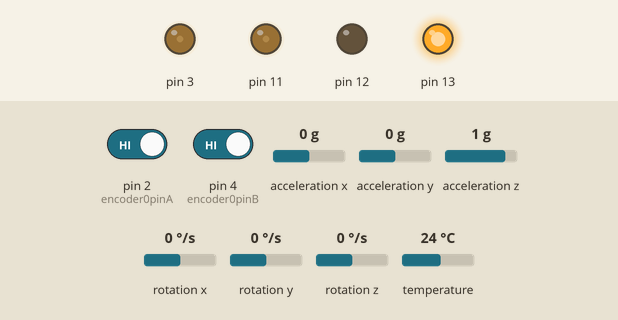
Recording of a sketch running on a simulated Arduino Leonardo, built with avr-gcc and run on an emulated ATmega32U4. Parts: output pins drawn as LEDs (lit = HIGH). Inputs (shaded band) come from the test bench; at power-on: acceleration z 1 g, acceleration y 0 g, pin 2 (encoder0pinA) HIGH, pin 4 (encoder0pinB) HIGH, acceleration x 0 g, rotation x 0 °/s, rotation y 0 °/s, rotation z 0 °/s, temperature 24 °C. What the sketch prints to the serial monitor is not drawn.

Above: at 1.3 s.
1.4 s: acceleration z set to -1.4 g
At 2.4 s:
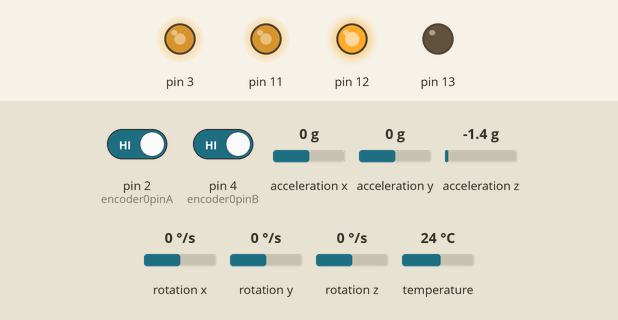
3.2 s: acceleration y set to -1.4 g
At 4.3 s:
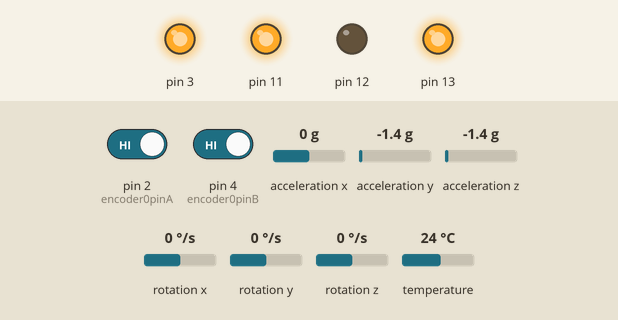
4.7 s: acceleration y set to 0.8 g
At 5.9 s:
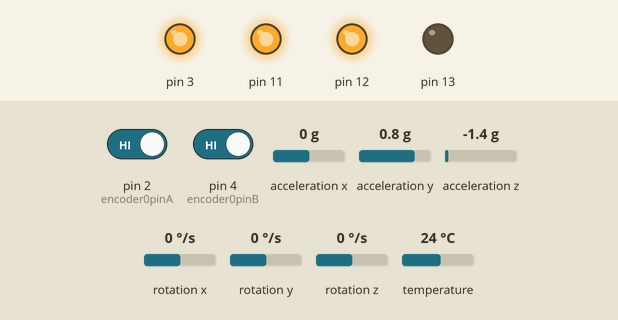
6.2 s: acceleration y set to -0.1 g
At 7.3 s:
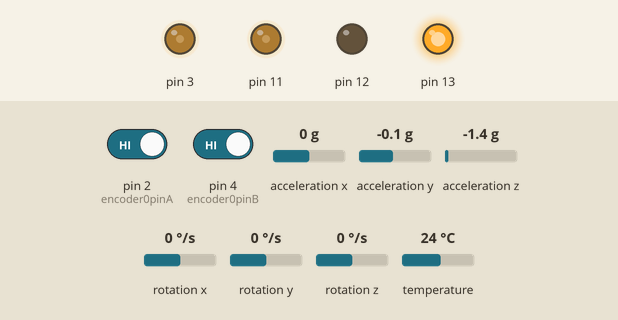
8.2 s: acceleration y set to -0.8 g
At 9.2 s:
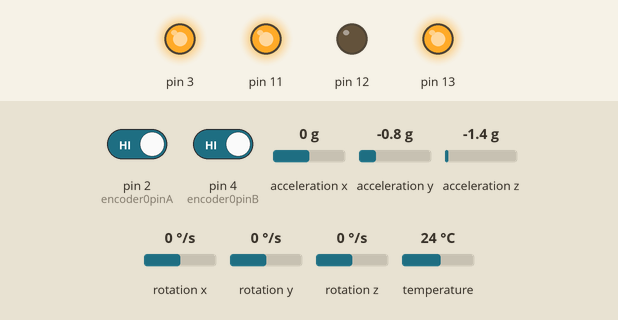
Timing chart, 0 to 10.7 s (numbered marks = the images above; inputs shaded):
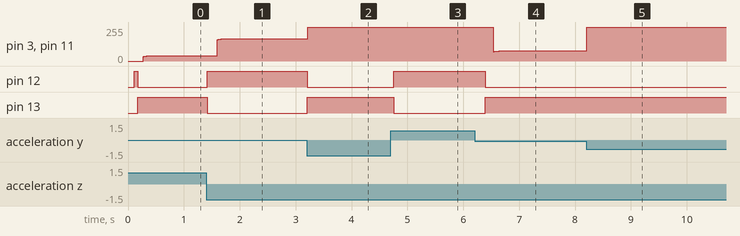

The sketch:

PID_controller.ino
```cpp
// Basic demo for accelerometer readings from Adafruit MPU6050

#include <Adafruit_MPU6050.h>
#include <Adafruit_Sensor.h>
#include <Wire.h>

Adafruit_MPU6050 mpu; //initialize IMU object
// bounds for PWM values - used to clip input to analogWrite()
#define maxPWM  255
#define minPWM  0

#define dt  0.0033 //found empirically, probably a bit off but close enough

// constant used to blend accelerometer & gyroscope angle estimates
//(1-alpha)*angle_gyro
#define alpha  0.05

// constants for calculating distance travelled from encoder ticks
#define TICKS_PER_REV  1920
#define WHEEL_RADIUS   0.033  // [m]
#define WHEEL_CIRCUMF  0.2073 // [m]

byte newEncoderData = 0;

// initialize variables
float angle = 0.0;
int last_output = 0;

// encoder variables
const byte encoder0pinA = 2;//A pin -> the interrupt pin 0
const byte encoder0pinB = 4;//B pin -> the digital pin 3
byte encoder0PinALast;
int duration = 0;//the number of the pulses
boolean Direction;//the rotation direction

long wheel_pos = 0; // distance travelled by wheel (in encoder ticks)
long wheel_pos_last = 0; // last position of wheels (for calculating d term)
long desired_pos = TICKS_PER_REV * 0.0 / WHEEL_CIRCUMF; //position in ticks to drive robot to (pos initially in m)

void setup(void) {

  // open Serial interface
  Serial.begin(115200);

  EncoderInit();

  while (!Serial)
    delay(10); // will pause Zero, Leonardo, etc until serial console opens

  // IMU library tries to connect and read data
  Serial.println("Adafruit MPU6050 test!");

  // Try to initialize!
  if (!mpu.begin()) {
    Serial.println("Failed to find MPU6050 chip");
    while (1) {
      delay(10);
    }
  }
  Serial.println("MPU6050 Found!");


  // set IMU parameters
  mpu.setAccelerometerRange(MPU6050_RANGE_8_G); // options:  +- 2, 4, 8, 16 [G]
  mpu.setGyroRange(MPU6050_RANGE_500_DEG);      // options:  250, 500, 1000, 2000 [DEG]
  mpu.setFilterBandwidth(MPU6050_BAND_21_HZ);   // options:  260, 184, 94, 44, 21, 10, 5 [Hz]
  Serial.println("");
  delay(100);

  // toggle pins connected to motor controller to output
  pinMode(12, OUTPUT);
  pinMode(13, OUTPUT);
}

/*
 * Initialize encoder pins
 */
void EncoderInit()
{
  Direction = true;//default -> Forward
  pinMode(encoder0pinB,INPUT);
  attachInterrupt(0, readEncoder, CHANGE);
}

/*
 * Interrupt routine for reading encoder data
 */
void readEncoder()
{
//  newEncoderData = PIND;
  int Lstate = digitalRead(encoder0pinA);
  if((encoder0PinALast == LOW) && Lstate==HIGH)
  {
    int val = digitalRead(encoder0pinB);
    if(val == LOW && Direction)
    {
      Direction = false; //Reverse
    }
    else if(val == HIGH && !Direction)
    {
      Direction = true;  //Forward
    }
  }
  encoder0PinALast = Lstate;

  if(!Direction)  wheel_pos++;
  else  wheel_pos--;
}

/*
 *  Read accelerometer and gyroscope data from IMU
 */
void readSensors(double *gyro_x){
  /* Get new sensor events with the readings */
  sensors_event_t a, g, temp;
  mpu.getEvent(&a, &g, &temp);

  // correct for IMU offsets (determined experimentally)
  double y_accel = a.acceleration.y + 0.41;
  double z_accel = a.acceleration.z +  1.76;
  *gyro_x += g.gyro.x + 0.05;

  // calculate accelerometer & gyroscope angle estimates
  double angle_accel = atan(y_accel / z_accel);
  double angle_gyro = angle + *gyro_x * dt;

  // blend two estimates together
  angle = (1 - alpha) * (angle_gyro) + alpha*angle_accel;

}

/*
 *  Calculate PWM duty cycle to apply to motore given estimated angular position & velocity
 */
float attitude_PID(float *PID_PWM, const float gyro_x){
  // determine error terms using IMU readings
  float D_error = -gyro_x;
  float error = -(angle-0.03);

  // determine P, I, and D terms using errors and gains
  float P = -3000 * error;
  float I = 0 * last_output;
  float D = -300 * D_error;

  // sum P I D terms to get desired PWM output to motors
  *PID_PWM = P + I + D; //apply positional PID here

  return D_error;
}

// get sign of a number
template <typename T> int sgn(T val) {
    return (T(0) < val) - (val < T(0));
}

/*
 * Calculate desired PWM for position PID
 */
 void position_PID(float *POS_PWM){
  float P = (desired_pos - wheel_pos);
  float D = 0;
  // only drive toward position if over 500 ticks away (~5 cm)
  if (abs(P) > 250){
    float wheel_vel = (wheel_pos - wheel_pos_last) / dt;
    D = -(500 * sgn(P) - wheel_vel);
  }

  /*
   *  - make D term larger in gain (looks like it might be already?)
   *  - if pos off by >100 (or something like that) make des vel 0.1 m/s or something
   *     - right now tries to keep vel close to 0 which isn't good
   *     - maybe ditch P term all together?
   */

  *POS_PWM = D;

  clamp_pos_PWM(POS_PWM);

  Serial.println(D);

  wheel_pos_last = wheel_pos;
 }

 /*
  * clamp position PWM to a resonable range (-100,100)
  */
  void clamp_pos_PWM(float *PWM_position){
    float max_val = 100.0;

    if(*PWM_position > max_val){
      *PWM_position = max_val;
    } else if (*PWM_position < -max_val){
      *PWM_position = -max_val;
    }
  }

void loop() {

  double angle = 0;
  double gyro_x = 0;

  readSensors(&gyro_x);

  float PID_PWM = 0.0;
  float PWM_attitude = 0.0;
  float PWM_position = 0.0;
  int outPWM = 0;
  float D_error = attitude_PID(&PWM_attitude, gyro_x);
  position_PID(&PWM_position);

  PID_PWM = PWM_attitude + PWM_position; // offset corrects for robot being slightly off-balance (will vary between bots)

  // force positive since analogWrite only takes values in range (0,255)
  outPWM = abs(PID_PWM);

    // clip PWM value at limits of range (0 and 255)
  if (outPWM > maxPWM) {
    outPWM = maxPWM;
  } else if (outPWM < minPWM) {
     outPWM = minPWM;
  } else {
    // no clipping needed, must cast to int though (analogWrite() takes ints)
    outPWM = (int) abs(PID_PWM);
  }

   if(PID_PWM > 0) {
      // we want wheels to move backward
      digitalWrite(12, LOW);
      digitalWrite(13, HIGH);
    } else {
      // we want wheels to move forward
      digitalWrite(12, HIGH);
      digitalWrite(13, LOW);
    }
    // write PWM duty cycle to motors
    analogWrite(3, outPWM);
    analogWrite(11, outPWM);

  last_output = outPWM;

}
```

Measured:
- after the input at 1.4 s, pin 3, pin 11: moves from 40/255 to 168/255 over 0.20 s, starting after 0.19 s; pin 12: LOW → HIGH at once; pin 13: HIGH → LOW at once
- after the input at 3.2 s, pin 3, pin 11: 168/255 → 255/255 at once; pin 12: HIGH → LOW at once; pin 13: LOW → HIGH at once
- after the input at 4.7 s, pin 12: LOW → HIGH after 0.05 s; pin 13: HIGH → LOW after 0.05 s
- after the input at 6.2 s, pin 3, pin 11: 255/255 → 76/255 after 0.34 s, → 77/255 0.19 s later; pin 12: HIGH → LOW after 0.19 s; pin 13: LOW → HIGH after 0.19 s
- after the input at 8.2 s, pin 3, pin 11: 77/255 → 255/255 at once
